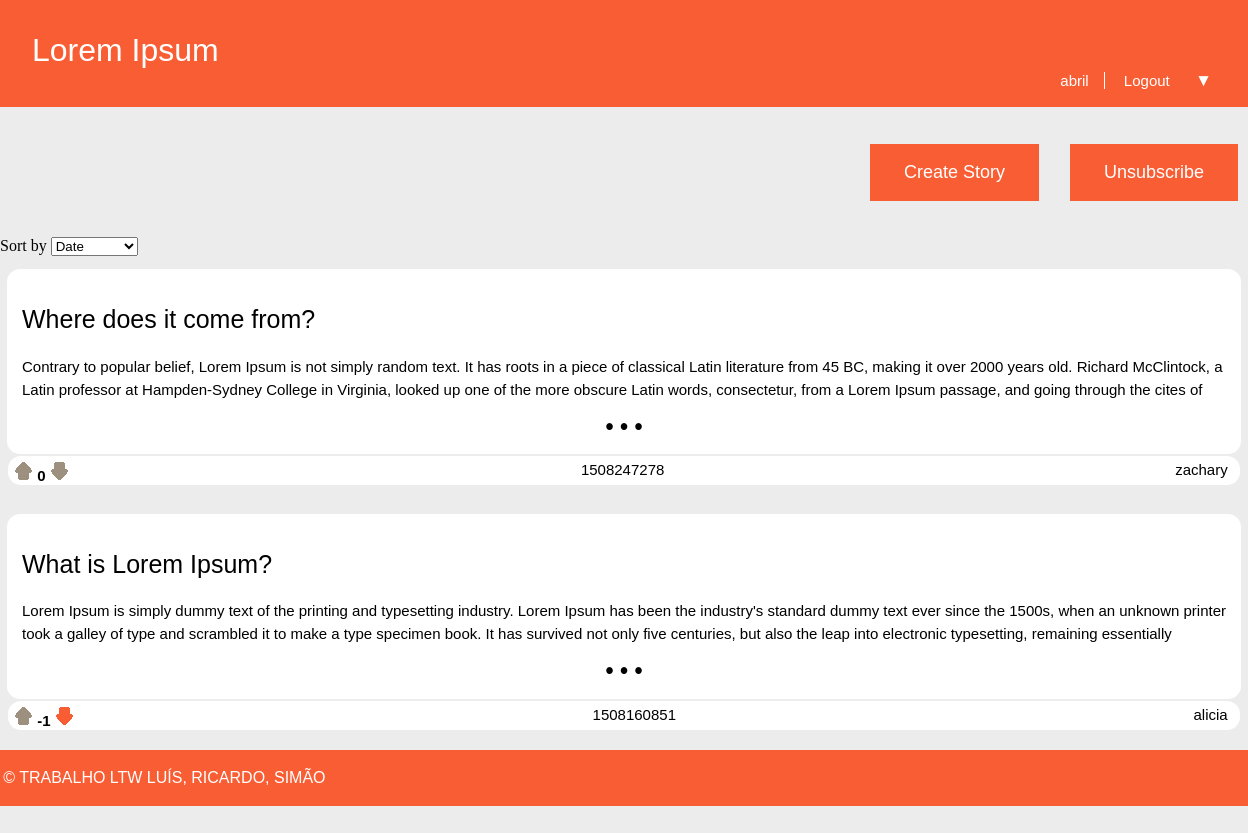
/pages/channel.php?name=Lorem Ipsum (signed in), run on the app's committed database.
### tables this page shows
CREATE TABLE Story (
  id INTEGER PRIMARY KEY,
  title VARCHAR,
  published INTEGER, -- date when the story was published in epoch format
  channel VARCHAR REFERENCES channel, -- comma separated tags
  author VARCHAR REFERENCES utilizer, -- who wrote the article
  points INTEGER DEFAULT 0,
  fulltext VARCHAR
);

### database/db_story.php (called while the page is built, shortened)
<?php
	function getStoriesFromChannelByDate($channel) {
		$db = Database::instance()->db();
		$storiesFromChannel = $db->prepare('SELECT * FROM Story WHERE channel = ? ORDER BY published DESC');
		$storiesFromChannel->execute(array($channel));
		$storiesFromChannel = $storiesFromChannel->fetchAll();
		return $storiesFromChannel;
	}
	function checkIfStoryVoteDisplay($storyId, $username, $voteType) {
		$db = Database::instance()->db();
		$stmt = $db->prepare('SELECT type FROM StoryVote WHERE story_id = ? AND username = ?');
		$stmt->execute(array($storyId, $username));
		$currentlySavedType = $stmt->fetchAll();
		if(empty($currentlySavedType)){
			return false;
		}
		else {
			if($currentlySavedType[0]['type'] == $voteType){
				return true;
			}
			if($currentlySavedType[0]['type'] != $voteType){
				return false;
			}
		}
	}
?>

### templates/tpl_common.php (the view, shortened to what this page needs)
<?php
	include_once('tpl_sub.php');
	include_once('tpl_story.php');
	include_once('../database/db_story.php');
?>
<?php function draw_header($username, $channel) { ?>
	<!DOCTYPE html>
	<html>
		<head>
			<link rel="stylesheet" href="../css/common.css">
		</head>
		<body>
			<header>
				<?php if($channel === "NOT REDDIT") { ?>
					<a id="title" href="../pages/homepage.php"><?=$channel?></a>
				<?php } else { ?>
					<a id="title" href="../pages/channel.php?name=<?=$channel?>"><?=$channel?></a>
				<?php } ?>
				<?php if($username != NULL) { ?>
					<nav id="signup">
						<a id="profile" href="../pages/profile.php?name=<?=$username?>"><?= $username ?></a>
						<a href="../actions/action_logout.php">Logout</a>
					</nav>
				<?php } ?>
			</header>
<?php } ?>
<?php function draw_info_bar_story($storyId, $username, $channel, $date, $points) { ?>
	<section id = "info_bar">
		<div id="start">
		<?php if(isset($_SESSION['username'])){ ?>
			<form id="uparrow" action='../actions/action_voteStory.php' method='post'>
				<?php if(!checkIfStoryVoteDisplay($storyId, $_SESSION['username'], 1)){ ?>
					<input type="image" src="../images/UpvoteGrey.png">
				<?php } ?>
			</form>
			<h6 id="points"><?=$points?></h6>
			<form id="downarrow" action='../actions/action_voteStory.php' method='post'>
				<?php if(!checkIfStoryVoteDisplay($storyId, $_SESSION['username'], 0)){ ?>
					<input type="image" src="../images/DownvoteGrey.png">
				<?php } ?>
				<?php if(checkIfStoryVoteDisplay($storyId, $_SESSION['username'], 0)){ ?>
					<input type="image" src="../images/Downvote.png">
				<?php } ?>
			</form>
		<?php } ?>
		</div>
		<div id="middle">
			<a id="date"><?=$date?></a>
		</div>
		<div id="end">
			<a id="profile" href="../pages/profile.php?name=<?=$username?>"><?=$username?></a>
		</div>
	</section>
<?php } ?>
<?php function draw_footer() { ?>
	</body>
	<footer>
		<p>&copy; TRABALHO LTW LUÍS, RICARDO, SIMÃO</p>
	</footer>
	</html>
<?php } ?>

### templates/tpl_channel.php (shortened to what this page needs)
<?php function drawStories($stories, $channel) { ?>
	<link rel="stylesheet" href="../css/storyCard.css">
	<label> Sort by </label>
    <select id="sort">
      <option>Date</option>
	</select>
	<section id="story_cards">
		<?php foreach($stories as $story) { ?>
			<div>
				<button id="storyCard" class="storyCards" onclick="window.location.href='../pages/story.php?id=<?=$story['id']?>'">
					<h1> <?=$story['title']?> </h1>
					<p> <?=$story['fulltext']?> </p>
					<p>&bull; &bull; &bull;</p>
				</button>
				<?php draw_info_bar_story($story['id'], $story['author'], null, $story['published'], $story['points']) ?>
			</div>
		<?php } ?>
	</section>
<?php } ?>
<?php function draw_unsubscribeButton($channel) { ?>
	<link rel="stylesheet" href="../css/common.css">
	<form action='../actions/action_unsubscribeChannel.php' method='post'>
		<button id = "unsubscribe" class = "button" type='submit'>Unsubscribe</button>
	</form>
<?php } ?>

### css/common.css (style rules this page uses)
body { margin: 0 auto; padding-bottom: 5em; max-width: 80em; --bg-color: #ececec; --panel-color: #f95d34; --error-bg-color: lightcoral; --error-ft-color: black; --successs-bg-color: lightgreen; --success-ft-color: black; background-color: var(--bg-color); }
body > header { display: grid; grid-template-columns: 1fr auto; grid-template-rows: auto auto; background-color: var(--panel-color) ; color: white; font-family: Verdana, sans-serif; }
body > header #title { padding-top: 1em; padding-left: 1em; text-decoration: none; color: white; font-size: 32px; grid-column: 1; grid-row: 1; cursor: pointer; }
body > header #signup { padding-right: 2em; padding-bottom: 15px; grid-column: 2; grid-row: 2; font-size: 15px; }
body > header > #signup > a:first-child { border-right: 1px solid white; }
body > header > #signup > #profile { cursor: pointer; }
body > header > #signup > a { padding: 0 1em; color: white; text-decoration: none; }
body > header #signup > a:first-child { padding-left: 0; }
#info_bar { background-color: white; border: none; border-radius: 13px; display: flex; flex-direction: row; justify-content: space-between; margin: 2px 0.5em 15px 0.5em; padding: 0.3em; padding-bottom: 0; font-family: Arial, sans-serif; }
#info_bar #uparrow { display: inline; }
#info_bar #downarrow { display: inline; }
#info_bar #points { color: black; font-size: 15px; display: inline; padding-bottom: 15px; }
#info_bar #date { color: black; font-size: 15px; font-weight: 100; display: inline; }
#info_bar #profile { color: black; text-decoration: none; cursor: pointer; font-size: 15px; display:inline; padding-right: 0.5em; }
.button { position: relative; background-color: #f95d34; border: none; color: white; padding: 18px 34px; font-size: 18px; }
#subscribe, #unsubscribe { left: 1070px; top: -20px; }
footer { padding: 0.2em; margin: 20px auto; max-width: 80em; background-color: var(--panel-color); color: white; font-family: Verdana, sans-serif; }

### css/storyCard.css (style rules this page uses)
#storyCard { background-color: white; border: 2px solid white; border-radius: 13px; margin: 1em 0.5em 0em 0.5em; padding: 1em; }
#storyCard > h1 { font-size: 25px; font-weight: 400; text-align: left; font-family: Verdana, sans-serif; }
#storyCard > p { overflow: hidden; max-height: 46px; text-align: left; font-size: 15px; line-height: 23px; font-family: Arial, sans-serif; }
#storyCard > p:last-child { text-align: center; font-size: 173%; font-weight: bolder; padding-top: 0; margin-top: 0; margin-bottom: 0; }

### data on the page
story: title "Where does it come from?", fulltext "Contrary to popular belief, Lorem Ipsum is not simply random text. It has roots in a piece of classical Latin literature from 45 BC, making it over 2000 years old. Richard McClintock, a Latin professor at Hampden-Sydney College in Virginia, looked up one of the more obscure Latin words, consectetur, from a Lorem Ipsum passage, and going through the cites of…", points "0", published "1508247278", username "zachary"
story: title "What is Lorem Ipsum?", fulltext "Lorem Ipsum is simply dummy text of the printing and typesetting industry. Lorem Ipsum has been the industry's standard dummy text ever since the 1500s, when an unknown printer took a galley of type and scrambled it to make a type specimen book. It has survived not only five centuries, but also the leap into electronic typesetting, remaining essentially…", points "-1", published "1508160851", username "alicia"

### other printed values
$channel "Lorem Ipsum"
$username "abril"
